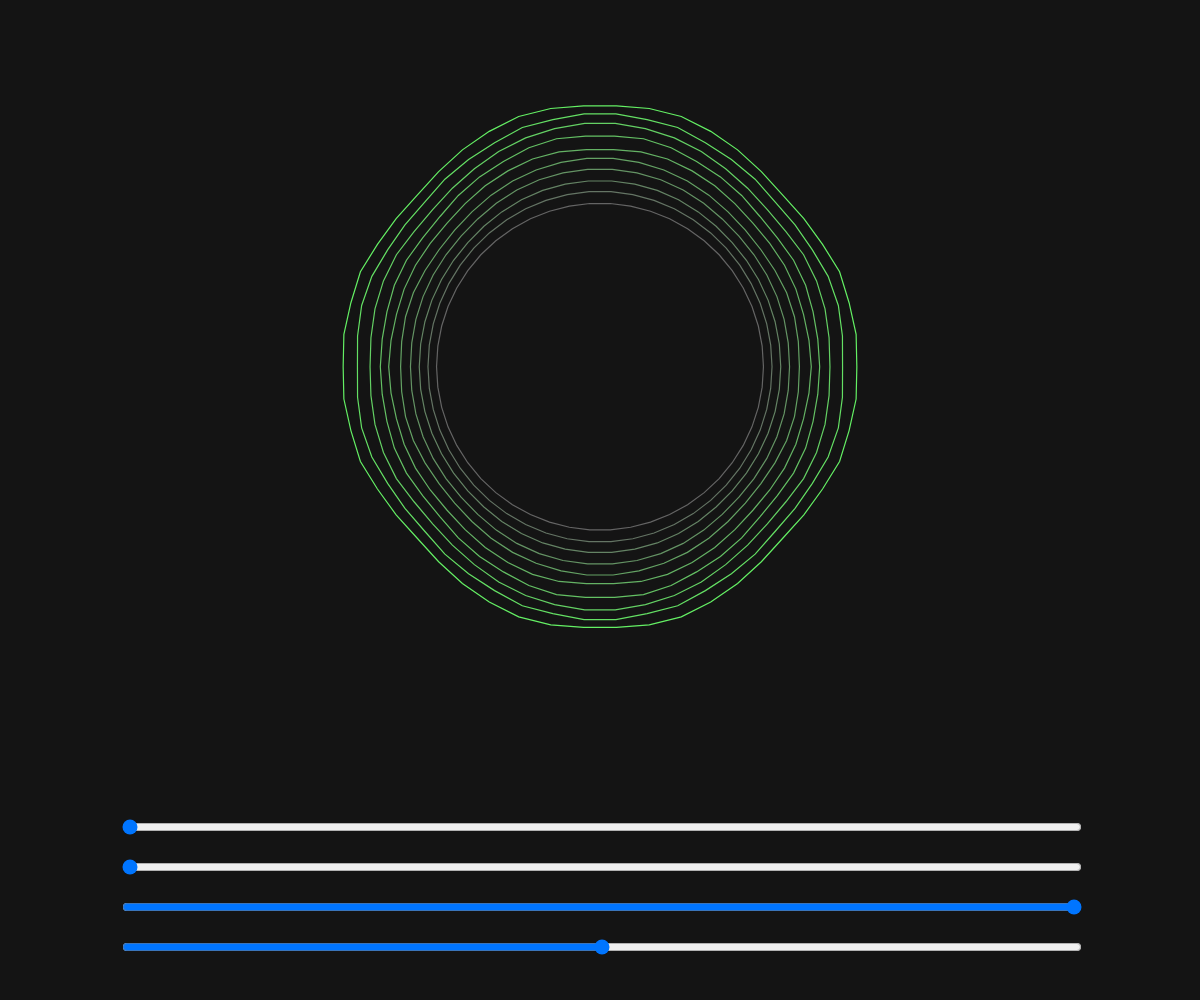
Frame 1 (no input)
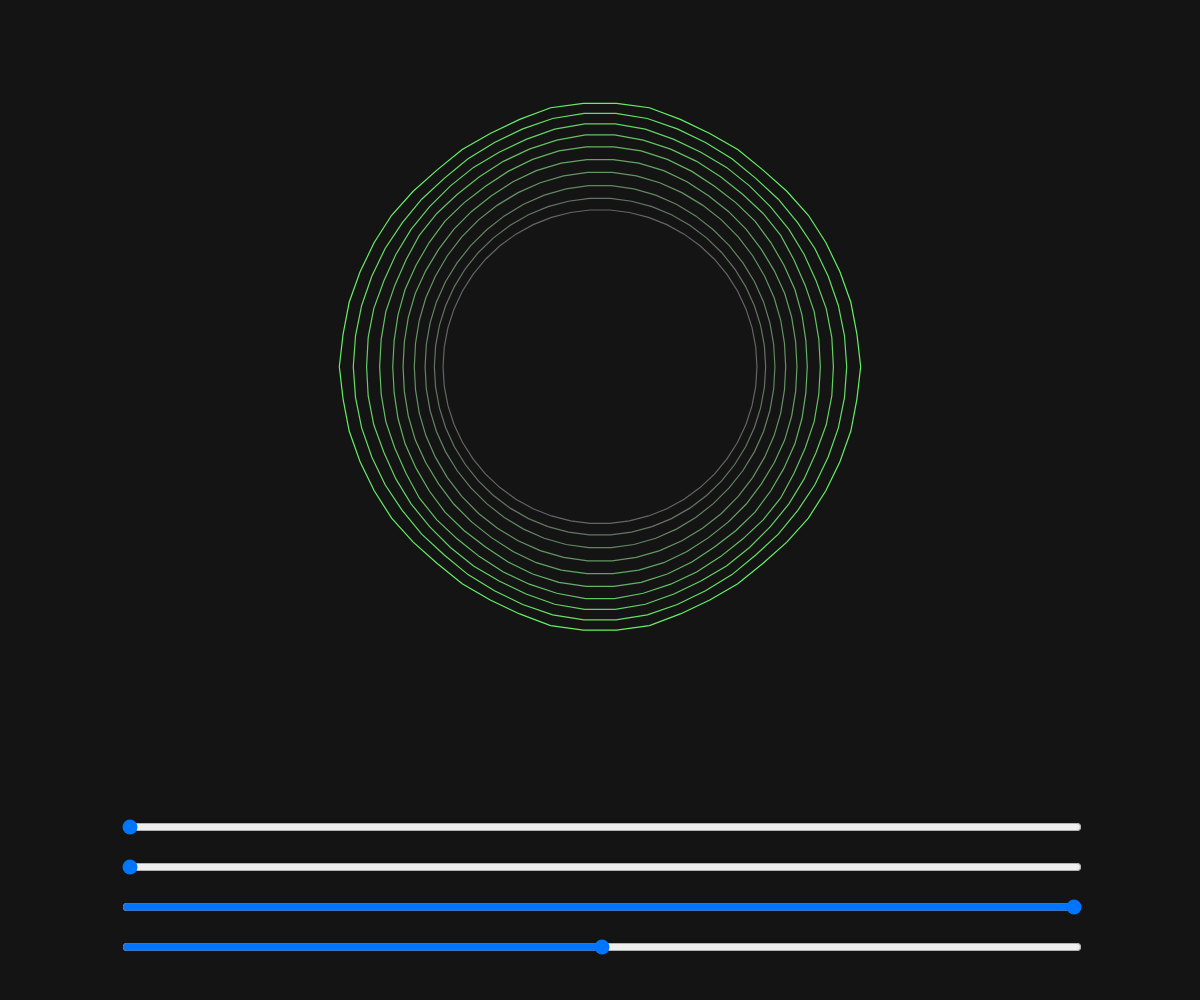
Frame 60 (no input)
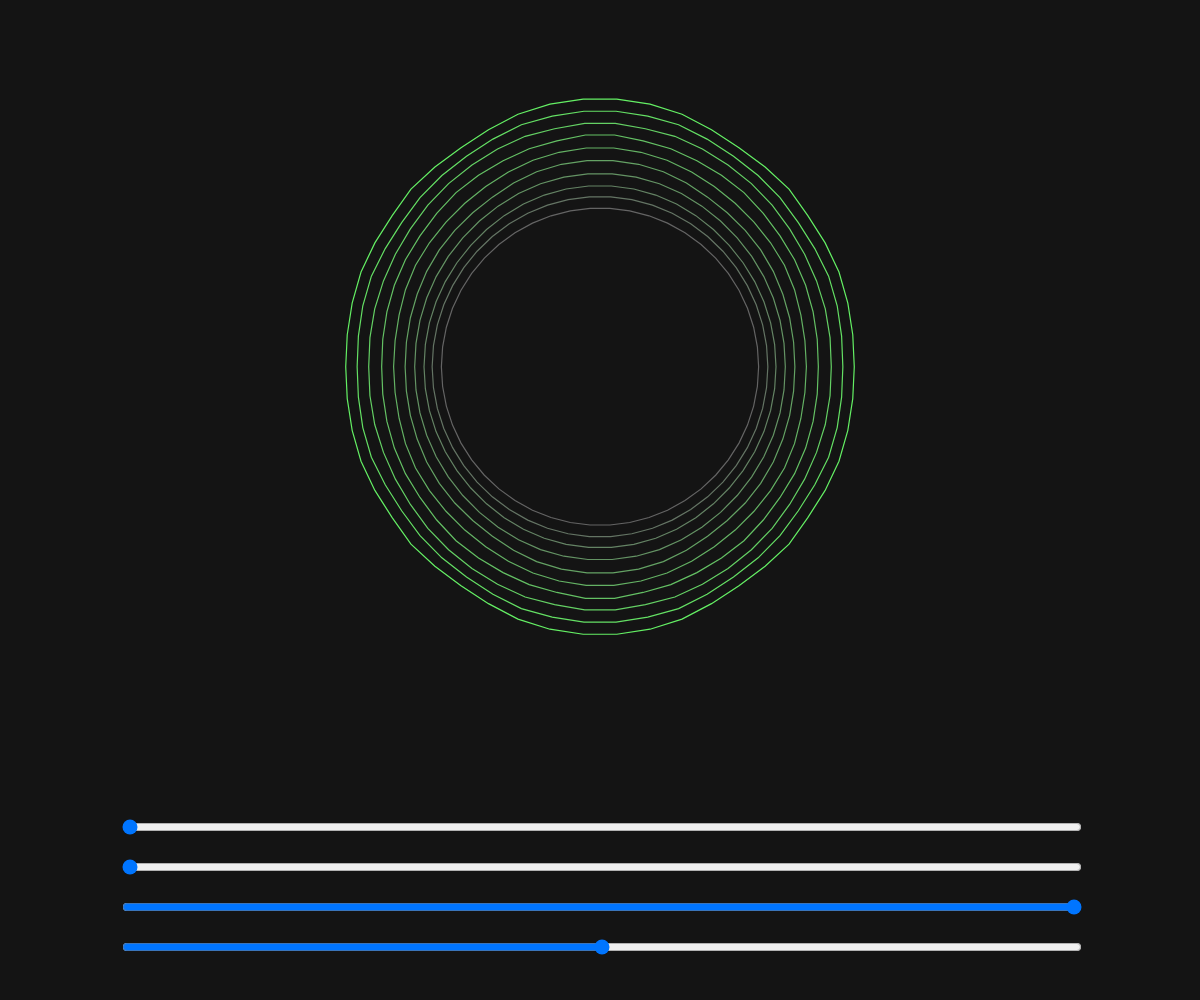
Frame 120 (the mouse pressed at the canvas centre since frame 60)

The p5.js sketch that drew these frames (run headless with seeded random() and noise() and a simulated clock; from frame 60 on, the mouse is pressed at the canvas centre):

// p5.js sketch
// ── sketch.js
let numPoints; // Points per circle for smoothness
let numLayers = 10;  // Number of radial layers (terrain depth)
let baseRadius; // Radius of the innermost circle
let layerSpacing = 12; // Spacing between layers
let timeFactor = 0.01; // Speed of animation

let slider;
let slider2;
let slider3;

function setup() {
  createCanvas(windowWidth, windowHeight);
  noFill();

  // Calculate slider widths dynamically for mobile-friendliness
  let sliderWidth = width * 0.8; // 80% of the canvas width for the sliders

  baseRadius = height * 0.13;

  // Position the sliders centered horizontally
  slider = createSlider(1, 5, 3, 1);
  slider.position((width - sliderWidth) / 2, height - 80);
  slider.style('width', sliderWidth + 'px');
  slider.style('height', '50px');  // Larger slider height for easier use

  slider2 = createSlider(3, 50, 50, 1);
  slider2.position((width - sliderWidth) / 2, height - 120);
  slider2.style('width', sliderWidth + 'px');
  slider2.style('height', '50px');

  slider3 = createSlider(0.01, 0.3, 0.01, 0.001);
  slider3.position((width - sliderWidth) / 2, height - 160);
  slider3.style('width', sliderWidth + 'px');
  slider3.style('height', '50px');

  slider4 = createSlider(0.1, 1.0, 0.01, 0.01);
  slider4.position((width - sliderWidth) / 2, height - 200);
  slider4.style('width', sliderWidth + 'px');
  slider4.style('height', '50px');
}

function draw() {
  background(20);
  translate(width / 2, 1.1 * height / 3); // Center the visualization

  let sliderValue = slider.value(); // Value will be 1, 2, 3, 4, or 5
  numPoints = slider2.value();

  strokeWeight(1.2);
  for (let layer = 0; layer < numLayers; layer++) {
    let radius = baseRadius + layer * layerSpacing; // Radius of the current layer
    let noiseScale = layer * slider4.value(); // Scale noise differently for each layer
    let colorFactor = map(layer, 0, numLayers, 100, 255); // Color gradient
    
    if (sliderValue == 1) {
      stroke(colorFactor, 100, 100); // Gradient color
    }
    else if (sliderValue == 2) {
      stroke(colorFactor, 200, 100); // Gradient color
    }
    else if (sliderValue == 3) {
      stroke(100, colorFactor, 100); // Gradient color
    }
    else if (sliderValue == 4) {
      stroke(100, 200, colorFactor); // Gradient color
    }
    else if (sliderValue == 5) {
      stroke(100, 100, colorFactor); // Gradient color
    }

    beginShape();
    for (let i = 0; i < numPoints; i++) {
      let angle = i * TWO_PI / numPoints; // Angle of the current point


      let noiseOffset = noise(
        cos(angle) * noiseScale,
        sin(angle) * noiseScale,
        frameCount * slider3.value()
      ); // Noise for each point in the circle


      let r = radius + noiseOffset * 50; // Radius with terrain variation
      
      let x = r * cos(angle); // Polar to Cartesian
      let y = r * sin(angle);
      
      vertex(x, y); // Plot the point
    }
    endShape(CLOSE);
  }
}
